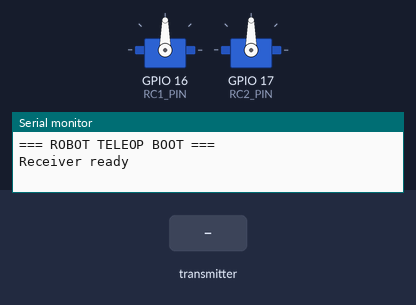
Recording of a sketch running on a simulated ESP32. On the bench: 2 × servo, the last lines printed to the serial monitor. The test bench sets the inputs (shaded band). No radio packets arrive unless stated.

Above: at 5.2 s.
5.3 s: the transmitter starts sending xValue = 1024
At 6.3 s:
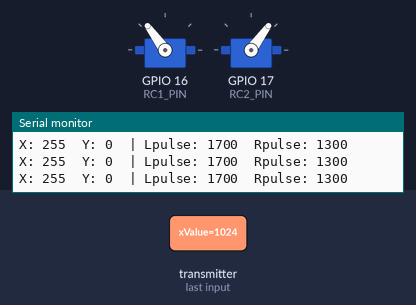
6.8 s: the transmitter starts sending yValue = 1024
At 7.5 s:
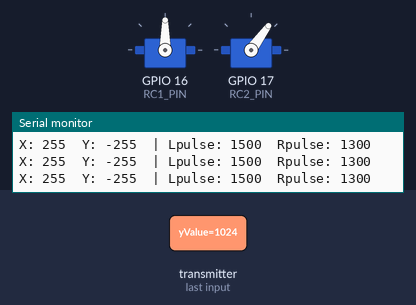
8.3 s: the transmitter starts sending xValue = 0
At 8.6 s:
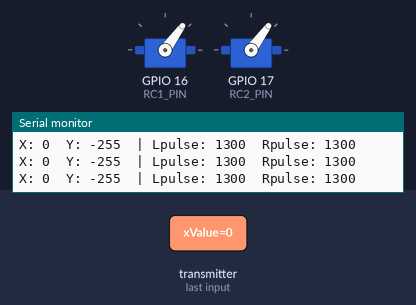
9.8 s: the transmitter starts sending xValue = 2048
At 11.0 s:
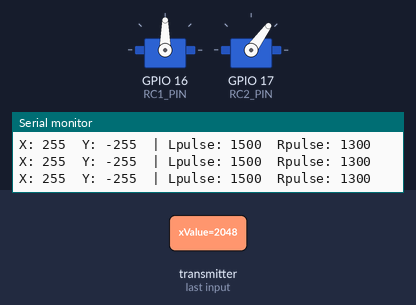
11.3 s: the transmitter starts sending yValue = 0
At 12.1 s:
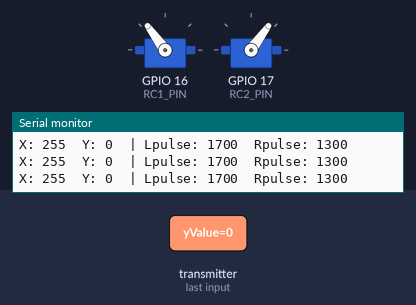
Timing chart, 0 to 13.8 s (numbered marks = the images above; inputs shaded):
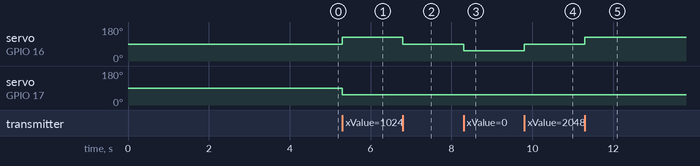

Measured:
- after the input at 5.3 s, servo on GPIO 16 (RC1_PIN): 90° → 126° at once; servo on GPIO 17 (RC2_PIN): 90° → 54° at once
- after the input at 6.8 s, servo on GPIO 16 (RC1_PIN): 126° → 90° at once
- after the input at 8.3 s, servo on GPIO 16 (RC1_PIN): 90° → 54° at once
- after the input at 9.8 s, servo on GPIO 16 (RC1_PIN): 54° → 90° at once
- after the input at 11.3 s, servo on GPIO 16 (RC1_PIN): 90° → 126° at once

The sketch:

TeleopTestCode_Makeathon.ino
```cpp
#include <SPI.h>
#include <RF24.h>
#include <ESP32Servo.h>
#include <stdint.h>

// ================= RADIO =================
RF24 radio(4, 5);   // CE, CSN
const byte address[6] = "06211";

struct Data_Package {
  int16_t xValue;
  int16_t yValue;
};

Data_Package data;

// ================= MOTOR DRIVER OUTPUTS =================
Servo leftDrive;
Servo rightDrive;

// Cytron RC inputs
const int RC1_PIN = 16;
const int RC2_PIN = 17;

const int STOP_US = 1500;
const int MAX_OFFSET = 200;
const int DEADZONE = 30;
const unsigned long SIGNAL_TIMEOUT = 300;

unsigned long lastPacketTime = 0;

// Flip these if direction is wrong
const bool invertX = false;
const bool invertY = true;
const bool invertLeft = false;
const bool invertRight = false;

int clamp255(int v) {
  return constrain(v, -255, 255);
}

int applyDeadzone(int v) {
  if (abs(v) < DEADZONE) return 0;
  return v;
}

int toPulseOffset(int v) {
  return map(v, -255, 255, -MAX_OFFSET, MAX_OFFSET);
}

void stopDrive() {
  leftDrive.writeMicroseconds(STOP_US);
  rightDrive.writeMicroseconds(STOP_US);
}

void setup() {
  Serial.begin(115200);
  delay(1000);

  Serial.println("=== ROBOT TELEOP BOOT ===");

  leftDrive.attach(RC1_PIN, 1000, 2000);
  rightDrive.attach(RC2_PIN, 1000, 2000);

  stopDrive();
  delay(3000);  // let driver initialize at neutral

  if (!radio.begin()) {
    Serial.println("Radio NOT responding!");
    while (1) {
      delay(10);
    }
  }

  radio.setPALevel(RF24_PA_MIN);
  radio.openReadingPipe(0, address);
  radio.startListening();

  lastPacketTime = millis();

  Serial.println("Receiver ready");
}

void loop() {
  if (radio.available()) {
    radio.read(&data, sizeof(Data_Package));
    lastPacketTime = millis();

    int x = clamp255(data.xValue);
    int y = clamp255(data.yValue);

    if (invertX) x = -x;
    if (invertY) y = -y;

    x = applyDeadzone(x);
    y = applyDeadzone(y);

    int leftCmd = y + x;
    int rightCmd = y - x;

    leftCmd = clamp255(leftCmd);
    rightCmd = clamp255(rightCmd);

    if (invertLeft) leftCmd = -leftCmd;
    if (invertRight) rightCmd = -rightCmd;

    int leftPulse = STOP_US + toPulseOffset(leftCmd);
    int rightPulse = STOP_US + toPulseOffset(rightCmd);

    leftDrive.writeMicroseconds(leftPulse);
    rightDrive.writeMicroseconds(rightPulse);

    Serial.print("X: ");
    Serial.print(x);
    Serial.print("  Y: ");
    Serial.print(y);
    Serial.print("  | Lpulse: ");
    Serial.print(leftPulse);
    Serial.print("  Rpulse: ");
    Serial.println(rightPulse);
  } else {
    if (millis() - lastPacketTime > SIGNAL_TIMEOUT) {
      stopDrive();
    }
  }
}
```
